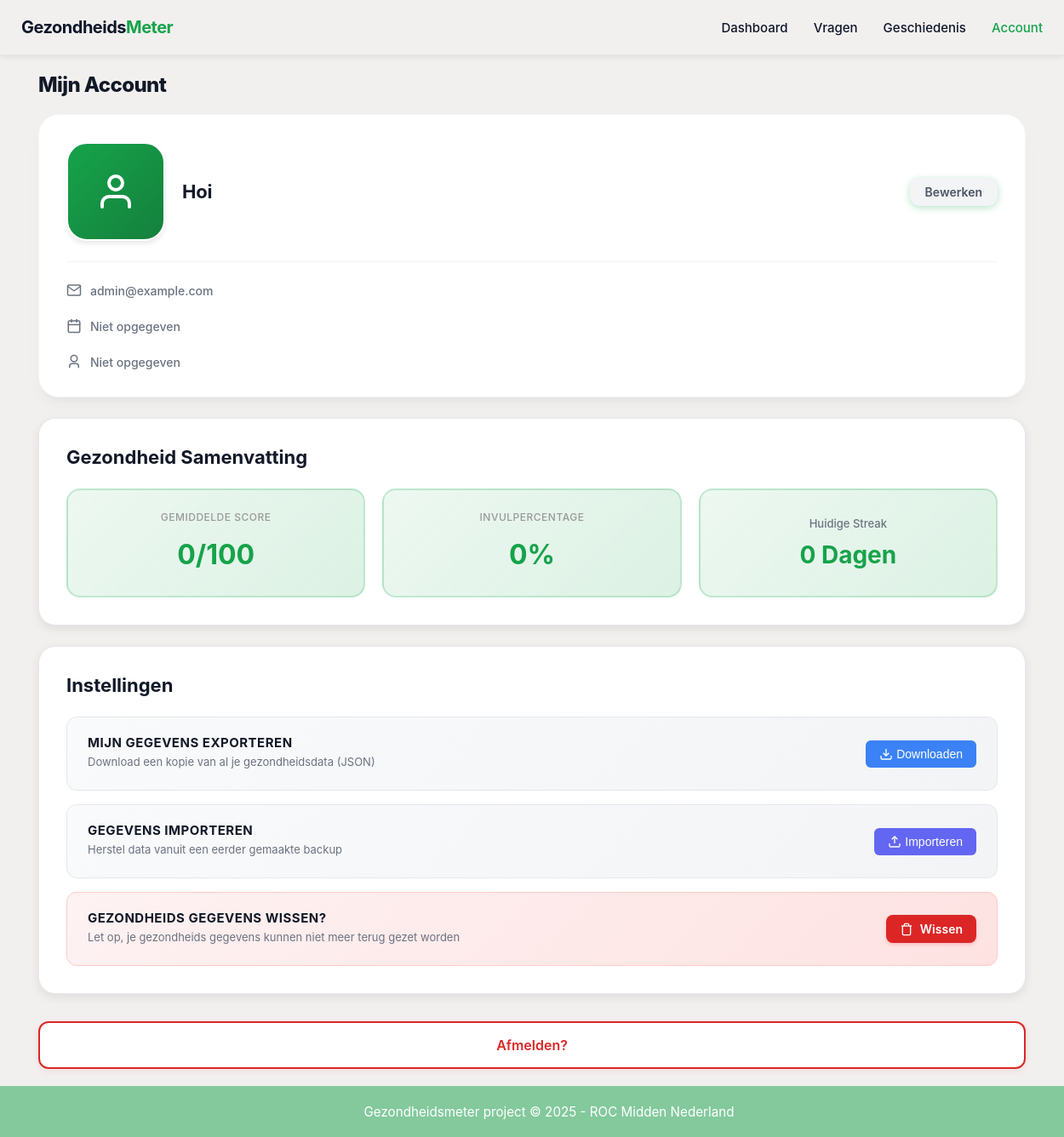
The app's page /pages/account.php (signed in) with its own data.
### tables this page shows
CREATE TABLE `users` (
  `id` bigint(20) UNSIGNED NOT NULL,
  `username` varchar(100) NOT NULL,
  `email` varchar(255) NOT NULL,
  `password_hash` varchar(255) NOT NULL,
  `is_admin` tinyint(1) NOT NULL DEFAULT 0,
  `display_name` varchar(150) DEFAULT NULL,
  `birthdate` date DEFAULT NULL,
  `gender` enum('male','female','other') DEFAULT NULL,
  `created_at` timestamp NOT NULL DEFAULT current_timestamp(),
  `last_login` timestamp NULL DEFAULT NULL,
  `is_active` tinyint(1) DEFAULT 1,
  `block_reason` text DEFAULT NULL,
  `deleted_at` timestamp NULL DEFAULT NULL
);

### src/models/User.php (called while the page is built, shortened)
<?php
require_once __DIR__ . '/../config/database.php';
class User
{
    public function __construct($data = [])
    {
        if ($data) {
            $this->username = $data['username'] ?? null;
            $this->email = $data['email'] ?? null;
            $this->birthdate = $data['birthdate'] ?? null;
            $this->gender = $data['gender'] ?? null;
            $this->created_at = $data['created_at'] ?? null;
            $this->profile_picture = $data['profile_picture'] ?? null;
        }
    }
    public static function findByIdStatic(int $id): ?self
    {
        $pdo = Database::getConnection();
        $stmt = $pdo->prepare('SELECT * FROM users WHERE id = ? LIMIT 1');
        $stmt->execute([$id]);
        $row = $stmt->fetch();
        return $row ? new self($row) : null;
    }
}

### src/config/database.php (called while the page is built)
<?php
class Database
{
    private static $pdo = null;
    public static function getConnection(): \PDO
    {
        if (self::$pdo instanceof \PDO) {
            return self::$pdo;
        }
        $host = getenv('DB_HOST') ?: 'db';
        $db   = getenv('DB_NAME') ?: 'gezondheidsmeter';
        $user = getenv('DB_USER') ?: 'gezond_user';
        $pass = getenv('DB_PASSWORD') ?: 'gezond_pass';
        $charset = 'utf8mb4';
        $dsn = "mysql:host=$host;dbname=$db;charset=$charset";
        $options = [
            \PDO::ATTR_ERRMODE            => \PDO::ERRMODE_EXCEPTION,
            \PDO::ATTR_DEFAULT_FETCH_MODE => \PDO::FETCH_ASSOC,
            \PDO::ATTR_EMULATE_PREPARES   => false,
        ];
        try {
            self::$pdo = new \PDO($dsn, $user, $pass, $options);
        } catch (\PDOException $e) {
            die("DB connection failed: " . $e->getMessage());
        }
        return self::$pdo;
    }
}

### pages/account.php (the view, shortened to what this page needs)
<?php
require_once __DIR__ . '/../src/models/User.php';
require_once __DIR__ . '/../src/config/database.php';
$user = User::findByIdStatic($_SESSION['user_id']);
$email = htmlspecialchars($user->email ?? '');
$username = htmlspecialchars($user->username ?? '');
$birthdate = htmlspecialchars($user->birthdate ?? '');
$gender = htmlspecialchars($user->gender ?? '');
$profilePicture = $user->profile_picture ?? '';
$profilePicture = htmlspecialchars($profilePicture);
$pdo = Database::getConnection();
$stmt = $pdo->prepare("SELECT AVG(overall_score) FROM user_health_scores WHERE user_id = ?");
$stmt->execute([$user->id]);
$avgScore = round((float)$stmt->fetchColumn());
$createdAt = new DateTime($user->created_at ?? 'now');
$now = new DateTime();
$daysSinceSignup = max(1, $now->diff($createdAt)->days + 1);
$stmt = $pdo->prepare("SELECT COUNT(*) FROM daily_entries WHERE user_id = ? AND submitted_at IS NOT NULL");
$stmt->execute([$user->id]);
$submittedEntries = $stmt->fetchColumn();
$responseRate = min(100, round(($submittedEntries / $daysSinceSignup) * 100));
$currentStreak = 0;
?>
<!DOCTYPE html>
<html lang="nl">
<head>
    <link rel="stylesheet" href="../assets/css/style.css?v=<?php echo filemtime(__DIR__ . '/../assets/css/style.css'); ?>">
</head>
<body class="auth-page">
    <?php include __DIR__ . '/../components/navbar.php'; ?>
    <div class="dashboard-container">
        <div class="identity-bar">
            <h2>Mijn Account</h2>
            <div class="identity-card">
                <div class="identity-info1">
                    <div class="identity-details">
                        <div class="identity-icon" style="position: relative; cursor: pointer; overflow: hidden; " onclick="document.getElementById('profilePicInput').click()">
                            <?php if (!$profilePicture): ?>
                            <svg xmlns="http://www.w3.org/2000/svg" width="48" height="48" viewBox="0 0 24 24"
                                fill="none" stroke="currentColor" stroke-width="2" stroke-linecap="round"
                                stroke-linejoin="round">
                                <path d="M20 21v-2a4 4 0 0 0-4-4H8a4 4 0 0 0-4 4v2"></path>
                                <circle cx="12" cy="7" r="4"></circle>
                            </svg>
                            <?php endif; ?>
                        </div>
                        <div class="identity-username">
                            <?= htmlspecialchars($username) ?>
                        </div>
                    </div>
                    <div class="identity-button">
                        <button onclick="openEditModal()">Bewerken</button>
                    </div>
                </div>
                <div class="identity-info2">
                    <p>
                        <span><?= htmlspecialchars($email) ?></span>
                    </p>
                    <p>
                        <span><?= htmlspecialchars($birthdate ?: 'Niet opgegeven') ?></span>
                    </p>
                    <p>
                        <svg xmlns="http://www.w3.org/2000/svg" width="18" height="18" viewBox="0 0 24 24" fill="none" stroke="currentColor" stroke-width="2" stroke-linecap="round" stroke-linejoin="round"><path d="M12 2a5 5 0 1 0 5 5 5 5 0 0 0-5-5z"></path><path d="M19 21v-2a4 4 0 0 0-4-4H9a4 4 0 0 0-4 4v2"></path></svg>
                        <span><?= htmlspecialchars($gender ?: 'Niet opgegeven') ?></span>
                    </p>
                </div>
            </div>
        </div>
        <div class="account-summary">
            <div class="summary-header">
                <h3>Gezondheid Samenvatting</h3>
            </div>
            <div class="summary-content">
                <div class="summary-item">
                    <div class="score-label">Gemiddelde Score</div>
                    <div class="score-value"><?= $avgScore ?>/100</div>
                </div>
                <div class="summary-item">
                    <div class="score-label">Invulpercentage</div>
                    <div class="score-value"><?= $responseRate ?>%</div>
                </div>
                <div class="summary-item">
                    <div class="streak-label">Huidige Streak</div>
                    <div class="streak-value"><?= $currentStreak ?> Dagen</div>
                </div>
            </div>
        </div>
        <div class="account-inst">
            <div class="inst-header">
                <h3>Instellingen</h3>
            </div>
            <div class="inst-content">
                <div class="inst-item">
                    <div>
                        <div class="score-label"><strong>Mijn gegevens exporteren</strong></div>
                        <div class="score-value">Download een kopie van al je gezondheidsdata (JSON)</div>
                    </div>
                    <div>
                        <form method="POST" style="display: inline;">
                            <button type="submit" class="btn-export-data">
                                <svg width="16" height="16" viewBox="0 0 24 24" fill="none" stroke="currentColor" stroke-width="2" style="vertical-align: text-bottom; margin-right: 4px;">
                                    <path d="M21 15v4a2 2 0 0 1-2 2H5a2 2 0 0 1-2-2v-4"></path>
                                    <polyline points="7 10 12 15 17 10"></polyline>
                                    <line x1="12" y1="15" x2="12" y2="3"></line>
                                </svg>
                                Downloaden
                            </button>
                        </form>
                    </div>
                </div>
                <div class="inst-item">
                    <div>
                        <div class="score-label"><strong>Gegevens importeren</strong></div>
                        <div class="score-value">Herstel data vanuit een eerder gemaakte backup</div>
                    </div>
                    <div>
                        <button class="btn-export-data" style="background-color: #6366f1;" onclick="document.getElementById('importFile').click()">
                            <svg width="16" height="16" viewBox="0 0 24 24" fill="none" stroke="currentColor" stroke-width="2" style="vertical-align: text-bottom; margin-right: 4px;">
                                <path d="M21 15v4a2 2 0 0 1-2 2H5a2 2 0 0 1-2-2v-4"></path>
                                <polyline points="17 8 12 3 7 8"></polyline>
                                <line x1="12" y1="3" x2="12" y2="15"></line>
                            </svg>
                            Importeren
                        </button>
                    </div>
                </div>
                <div class="inst-item inst-item-danger">
                    <div>
                        <div class="score-label"><strong>Gezondheids gegevens wissen?</strong></div>
                        <div class="score-value">Let op, je gezondheids gegevens kunnen niet meer terug gezet worden
                        </div>
                    </div>
                    <div>
                        <button class="btn-delete-data" id="deleteHealthDataBtn">
                            <svg width="16" height="16" viewBox="0 0 24 24" fill="none" stroke="currentColor"
                                stroke-width="2">
                                <polyline points="3 6 5 6 21 6" />
                                <path
                                    d="M19 6v14a2 2 0 0 1-2 2H7a2 2 0 0 1-2-2V6m3 0V4a2 2 0 0 1 2-2h4a2 2 0 0 1 2 2v2" />
                            </svg>
                            Wissen
                        </button>
                    </div>
                </div>
            </div>
        </div>
        <button class="account-logout" onclick="window.location.href='logout.php'">Afmelden?</button>
    </div>
    <?php include __DIR__ . '/../components/footer.php'; ?>
</body>
</html>

### records on screen
users: username "Hoi", email "admin@example.com", birthdate "Niet opgegeven", gender "Niet opgegeven"

### other values on screen
$avgScore "0"
$responseRate "0"
$currentStreak "0"
